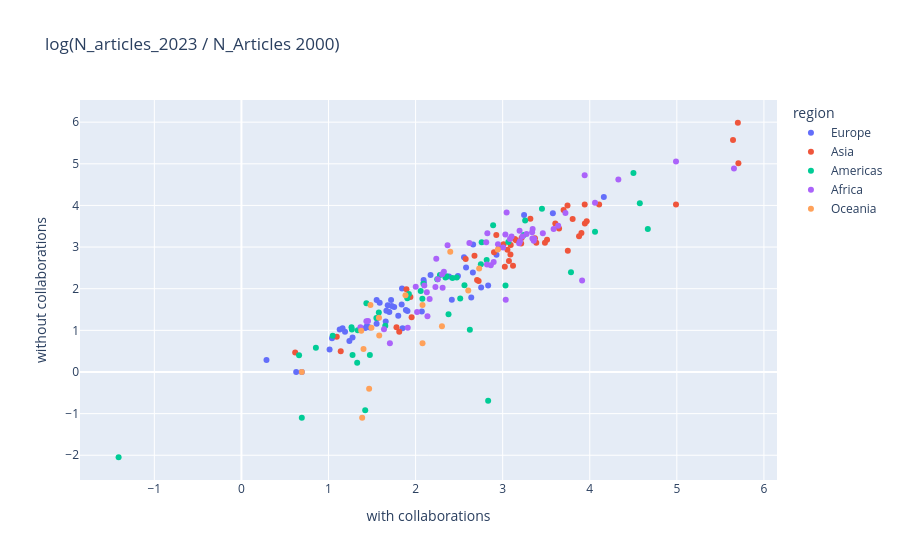

Notebook source saved alongside this figure:
### Code cell
px.scatter(
    df_country_stats_plot.query(f"year == {end_year}"),
    x="log_total_articles_norm",
    y="log_total_articles_norm_unique",
    color="region",
    hover_data="name",
    title=f"log(N_articles_{end_year} / N_Articles {start_year})",
    labels={"log_total_articles_norm": "with collaborations", "log_total_articles_norm_unique": "without collaborations"},
)

### Figure 1 — Plotly figure (JSON) as saved in the notebook; plotly's stock layout.template omitted (floating-point values rounded to 4 significant figures)
{"data": [{"customdata": [["Andorra"], ["Albania"], ["Austria"], ["Åland Islands"], ["Bosnia and Herzegovina"], ["Belgium"], ["Bulgaria"], ["Belarus"], ["Switzerland"], ["Czechia"], ["Germany"], ["Denmark"], ["Estonia"], ["Spain"], ["Finland"], ["Faroe Islands"], ["France"], ["United Kingdom of Great Britain and Northern Ireland"], ["Gibraltar"], ["Greece"], ["Croatia"], ["Hungary"], ["Ireland"], ["Isle of Man"], ["Iceland"], ["Italy"], ["Jersey"], ["Liechtenstein"], ["Lithuania"], ["Luxembourg"], ["Latvia"], ["Monaco"], ["Moldova, Republic of"], ["Montenegro"], ["North Macedonia"], ["Malta"], ["Netherlands, Kingdom of the"], ["Norway"], ["Poland"], ["Portugal"], ["Romania"], ["Serbia"], ["Russian Federation"], ["Sweden"], ["Slovenia"], ["Svalbard and Jan Mayen"], ["Slovakia"], ["San Marino"], ["Ukraine"], ["Holy See"]], "hovertemplate": "region=Europe<br>with collaborations=%{x}<br>without collaborations=%{y}<br>name=%{customdata[0]}<extra></extra>", "legendgroup": "Europe", "marker": {"color": "#636efa", "symbol": "circle"}, "mode": "markers", "name": "Europe", "orientation": "v", "showlegend": true, "x": [2.833, 3.576, 1.552, 0.6931, 4.162, 1.24, 1.553, 1.161, 1.474, 1.754, 1.19, 1.657, 1.801, 1.698, 1.442, 2.416, 1.04, 1.012, 0.6286, 1.726, 1.84, 1.587, 1.889, 0.2877, 2.071, 1.664, 0.9163, 2.092, 2.384, 2.753, 2.094, 1.85, 2.661, 3.246, 2.929, 2.658, 1.423, 1.906, 1.68, 2.486, 2.556, 2.58, 1.844, 1.276, 1.557, 3.401, 1.718, 2.639, 2.172, 1.128], "xaxis": "x", "y": [2.079, 3.81, 1.158, 0.0, 4.201, 0.7472, 1.727, 1.052, 1.069, 1.561, 0.9652, 1.21, 1.351, 1.443, 1.111, 1.735, 0.8089, 0.5399, 0.0, 1.586, 1.618, 1.663, 1.487, 0.2877, 1.451, 1.471, NaN, 2.209, 2.292, 2.03, 2.156, 1.05, 3.061, 3.769, 2.815, 2.388, 1.058, 1.468, 1.603, 2.307, 2.753, 2.511, 2.007, 0.828, 1.285, NaN, 1.73, 1.792, 2.327, 1.022], "yaxis": "y", "type": "scatter"}, {"customdata": [["United Arab Emirates"], ["Afghanistan"], ["Armenia"], ["Azerbaijan"], ["Bangladesh"], ["Bahrain"], ["Brunei Darussalam"], ["Bhutan"], ["China"], ["Cyprus"], ["Georgia"], ["Hong Kong"], ["Indonesia"], ["Israel"], ["India"], ["Iraq"], ["Iran, Islamic Republic of"], ["Jordan"], ["Japan"], ["Kyrgyzstan"], ["Cambodia"], ["Korea, Democratic People's Republic of"], ["Korea, Republic of"], ["Kuwait"], ["Kazakhstan"], ["Lao People's Democratic Republic"], ["Lebanon"], ["Sri Lanka"], ["Myanmar"], ["Mongolia"], ["Macao"], ["Maldives"], ["Malaysia"], ["Nepal"], ["Oman"], ["Philippines"], ["Pakistan"], ["Palestine, State of"], ["Qatar"], ["Saudi Arabia"], ["Singapore"], ["Syrian Arab Republic"], ["Thailand"], ["Tajikistan"], ["Timor-Leste"], ["Turkmenistan"], ["Türkiye"], ["Uzbekistan"], ["Viet Nam"], ["Yemen"]], "hovertemplate": "region=Asia<br>with collaborations=%{x}<br>without collaborations=%{y}<br>name=%{customdata[0]}<extra></extra>", "legendgroup": "Asia", "marker": {"color": "#EF553B", "symbol": "circle"}, "mode": "markers", "name": "Asia", "orientation": "v", "showlegend": true, "x": [3.904, 3.944, 1.895, 3.217, 3.604, 3.025, 3.119, 4.705, 3.092, 3.054, 2.575, 1.812, 5.701, 1.095, 2.9, 5.645, 3.804, 3.072, 0.6175, 3.386, 3.371, 3.192, 1.94, 1.954, 4.108, 3.509, 2.724, 3.01, 1.14, 3.089, 5.707, 3.593, 3.648, 3.744, 2.706, 3.318, 3.965, 3.485, 3.877, 3.748, 1.78, 2.676, 2.956, 3.14, 4.99, 2.927, 3.153, 3.699, 3.213, 3.942], "xaxis": "x", "y": [3.336, 3.565, 1.987, 3.218, 3.564, 2.53, 2.551, NaN, 3.051, 2.934, 2.713, 0.9651, 5.986, 0.8459, 2.877, 5.569, 3.674, 2.665, 0.4694, 3.102, 3.214, NaN, 1.799, 1.317, 4.02, 3.178, 2.187, 3.066, 0.4953, 2.821, 5.012, NaN, 3.446, 3.999, 2.21, 3.678, 3.619, 3.101, 3.26, 2.913, 1.076, 2.794, 2.985, 3.191, 4.025, 3.292, 3.165, 3.892, 3.088, 4.023], "yaxis": "y", "type": "scatter"}, {"customdata": [["Antigua and Barbuda"], ["Argentina"], ["Aruba"], ["Barbados"], ["Bermuda"], ["Bolivia, Plurinational State of"], ["Brazil"], ["Bahamas"], ["Belize"], ["Canada"], ["Chile"], ["Colombia"], ["Costa Rica"], ["Cuba"], ["Curaçao"], ["Dominica"], ["Dominican Republic"], ["Ecuador"], ["Falkland Islands (Malvinas)"], ["Grenada"], ["French Guiana"], ["Greenland"], ["Guadeloupe"], ["Guatemala"], ["Guyana"], ["Honduras"], ["Haiti"], ["Jamaica"], ["Saint Kitts and Nevis"], ["Cayman Islands"], ["Saint Lucia"], ["Martinique"], ["Montserrat"], ["Mexico"], ["Nicaragua"], ["Panama"], ["Peru"], ["Puerto Rico"], ["Paraguay"], ["Suriname"], ["El Salvador"], ["Sint Maarten (Dutch part)"], ["Turks and Caicos Islands"], ["Trinidad and Tobago"], ["United States of America"], ["Uruguay"], ["Saint Vincent and the Grenadines"], ["Venezuela, Bolivarian Republic of"], ["Virgin Islands (British)"], ["Virgin Islands (U.S.)"]], "hovertemplate": "region=Americas<br>with collaborations=%{x}<br>without collaborations=%{y}<br>name=%{customdata[0]}<extra></extra>", "legendgroup": "Americas", "marker": {"color": "#00cc96", "symbol": "circle"}, "mode": "markers", "name": "Americas", "orientation": "v", "showlegend": true, "x": [4.575, 1.578, 2.833, 1.652, 0.6931, 1.905, 2.249, 2.512, 1.329, 1.336, 2.078, 2.472, 2.058, 0.8549, 2.75, 3.296, 2.561, 4.502, 1.421, 4.667, 2.424, 2.378, 1.276, 3.065, 3.244, 2.759, 2.89, 1.264, 4.06, 2.623, 3.784, 1.475, 1.435, 1.923, 2.09, 2.357, 2.816, 1.268, 3.451, 3.258, 1.55, 4.094, 3.611, 2.279, 1.048, 2.343, 2.708, 0.6616, -1.411, 3.033], "xaxis": "x", "y": [4.052, 1.429, -0.6931, 1.11, -1.099, 1.769, 2.23, 1.764, 0.2231, 0.9995, 1.759, 2.271, 1.945, 0.585, 2.59, NaN, 2.084, 4.779, -0.9163, 3.434, 2.259, 1.386, 0.4055, 3.12, 3.288, 3.115, 3.526, 1.074, 3.367, 1.012, 2.398, 0.4055, 1.649, 1.871, 2.117, 2.298, 2.692, 1.021, 3.92, 3.638, 1.298, NaN, NaN, 2.327, 0.8732, 2.267, NaN, 0.4016, -2.048, 2.079], "yaxis": "y", "type": "scatter"}, {"customdata": [["Angola"], ["Burkina Faso"], ["Burundi"], ["Benin"], ["Botswana"], ["Congo, Democratic Republic of the"], ["Central African Republic"], ["Congo"], ["Côte d'Ivoire"], ["Cameroon"], ["Cabo Verde"], ["Djibouti"], ["Algeria"], ["Egypt"], ["Eritrea"], ["Ethiopia"], ["Gabon"], ["Ghana"], ["Gambia"], ["Guinea"], ["Equatorial Guinea"], ["Guinea-Bissau"], ["Kenya"], ["Liberia"], ["Lesotho"], ["Libya"], ["Morocco"], ["Madagascar"], ["Mali"], ["Mauritania"], ["Mauritius"], ["Malawi"], ["Mozambique"], ["Niger"], ["Nigeria"], ["Réunion"], ["Rwanda"], ["Seychelles"], ["Sudan"], ["Sierra Leone"], ["Senegal"], ["Somalia"], ["South Sudan"], ["Sao Tome and Principe"], ["Eswatini"], ["Chad"], ["Togo"], ["Tunisia"], ["Tanzania, United Republic of"], ["Uganda"], ["South Africa"], ["Zambia"], ["Zimbabwe"]], "hovertemplate": "region=Africa<br>with collaborations=%{x}<br>without collaborations=%{y}<br>name=%{customdata[0]}<extra></extra>", "legendgroup": "Africa", "marker": {"color": "#ab63fa", "symbol": "circle"}, "mode": "markers", "name": "Africa", "orientation": "v", "showlegend": true, "x": [3.274, 3.199, 1.367, 3.084, 2.017, 4.06, 3.344, 3.356, 3.045, 3.031, 3.912, 4.06, 3.005, 2.82, 1.435, 4.328, 2.325, 3.189, 2.161, 3.942, 1.705, 2.001, 2.946, 3.035, 3.338, 3.721, 2.618, 2.255, 2.237, 2.367, 2.305, 2.864, 2.31, 1.454, 3.362, 1.637, 5.656, 2.1, 3.461, 3.638, 2.824, 4.99, 2.136, 2.811, 1.91, 2.897, 3.227, 3.102, 3.194, 3.585, 2.129, 3.342, 2.228], "xaxis": "x", "y": [3.314, 3.14, 1.072, 3.195, 1.44, 4.063, 3.434, 3.155, 3.827, 3.299, 2.197, NaN, 2.99, 2.583, 1.216, 4.625, 2.409, 3.09, 1.755, 4.727, 0.6931, 2.048, 3.071, 1.735, 3.356, 3.817, 3.095, 2.225, 2.718, 3.045, 2.348, 2.565, 2.026, 1.222, 3.201, 1.026, 4.888, 2.079, 3.332, 3.512, 3.329, 5.056, 1.338, 3.114, 1.061, 2.639, 3.254, 3.253, 3.394, 3.436, 1.916, 3.208, 2.04], "yaxis": "y", "type": "scatter"}, {"customdata": [["American Samoa"], ["Australia"], ["Fiji"], ["Micronesia, Federated States of"], ["Guam"], ["Kiribati"], ["Northern Mariana Islands"], ["New Caledonia"], ["Niue"], ["New Zealand"], ["French Polynesia"], ["Papua New Guinea"], ["Palau"], ["Solomon Islands"], ["Tonga"], ["Tuvalu"], ["Vanuatu"], ["Samoa"]], "hovertemplate": "region=Oceania<br>with collaborations=%{x}<br>without collaborations=%{y}<br>name=%{customdata[0]}<extra></extra>", "legendgroup": "Oceania", "marker": {"color": "#FFA15A", "symbol": "circle"}, "mode": "markers", "name": "Oceania", "orientation": "v", "showlegend": true, "x": [1.386, 1.493, 2.605, 1.466, 1.579, 2.303, 2.398, 1.582, 2.944, 1.376, 1.884, 1.402, 2.079, 2.398, 2.079, 0.6931, 1.482, 2.73], "xaxis": "x", "y": [-1.099, 1.064, 1.956, -0.4055, 1.305, 1.099, NaN, 0.8755, 2.944, 0.9875, 1.846, 0.555, 1.609, 2.89, 0.6931, 0.0, 1.609, 2.485], "yaxis": "y", "type": "scatter"}], "layout": {"xaxis": {"anchor": "y", "domain": [0.0, 1.0], "title": {"text": "with collaborations"}}, "yaxis": {"anchor": "x", "domain": [0.0, 1.0], "title": {"text": "without collaborations"}}, "legend": {"title": {"text": "region"}, "tracegroupgap": 0}, "title": {"text": "log(N_articles_2023 / N_Articles 2000)"}}}
